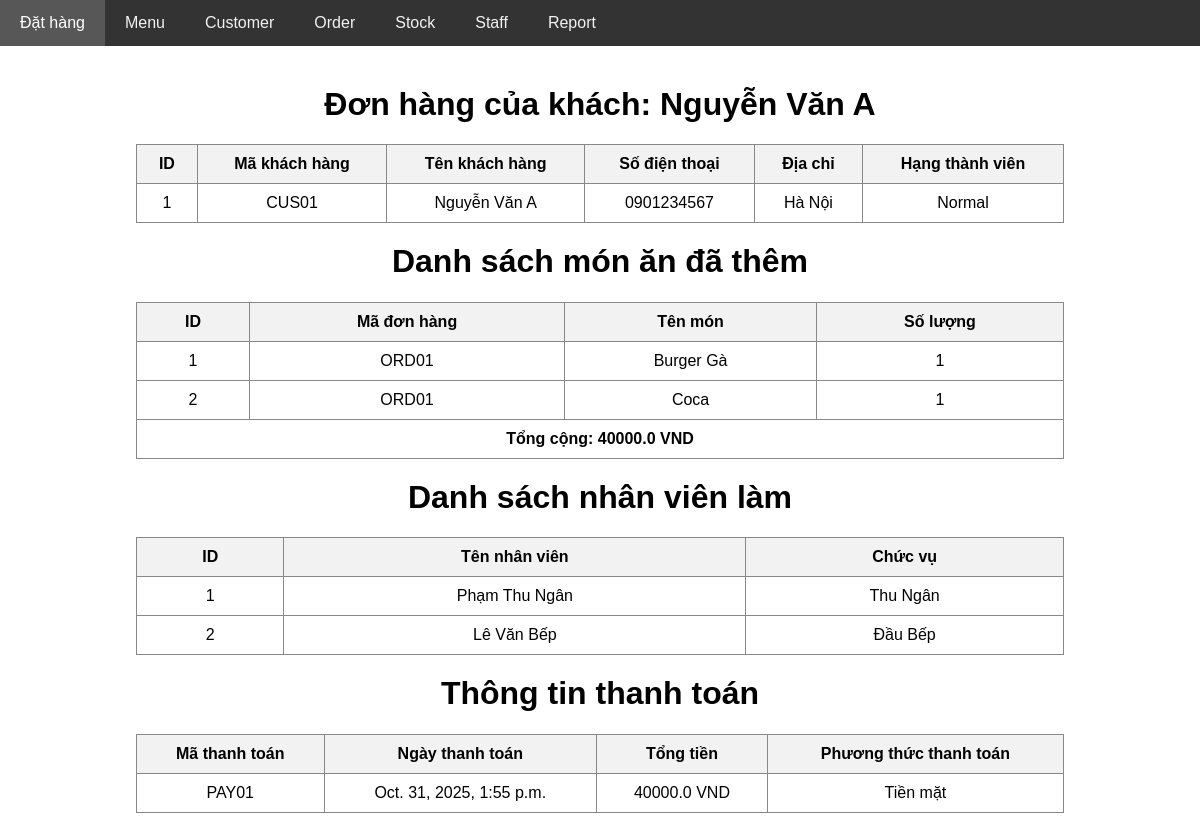
/core/order/1, run on the app's committed database.
### core/models.py (models this page shows, shortened)
class Customer(models.Model):
    class TypeChoices(models.TextChoices):
        NORMAL = 'Normal'
        VIP = 'VIP'
        ONLINE = 'Online'
    ma_khach_hang = models.CharField(max_length=10, unique=True)
    ho_ten = models.CharField(max_length=200)
    so_dien_thoai = models.CharField(max_length=15)
    dia_chi = models.CharField(max_length=200)
    hang_thanh_vien = models.CharField(max_length=20, choices=TypeChoices.choices)

class OrderItem(models.Model):
    order = models.ForeignKey(Order, on_delete=models.CASCADE, related_name='items')
    menu = models.ForeignKey(Menu, on_delete=models.CASCADE, related_name='order_items')
    so_luong = models.PositiveIntegerField()

class Order(models.Model):
    class TypeChoices(models.TextChoices):
        PENDING = 'Đang xử lý'
        COMPLETED = 'Đã hoàn thành'
        CANCELED = 'Đã hủy'
    ma_don_hang = models.CharField(max_length=10, unique=True)
    customer = models.ForeignKey(Customer, on_delete=models.CASCADE, related_name='customer_orders')
    thoi_gian_dat = models.DateTimeField(auto_now_add=True)
    tong_tien = models.FloatField(null=True, blank=True)
    trang_thai = models.CharField(max_length=20, choices=TypeChoices.choices)
    phuong_thuc_thanh_toan = models.CharField(max_length=20, choices=PaymentChoices.choices)

class Menu(models.Model):
    class TypeChoices(models.TextChoices):
        BURGER = 'Burger'
        DRINK = 'Drink'
        COMBO = 'Combo'
        SNACK = 'Snack'
    ma_mon = models.CharField(max_length=10, unique=True)
    ten_mon = models.CharField(max_length=50)
    loai_mon = models.CharField(max_length=20, choices=TypeChoices.choices)
    gia_ban = models.FloatField()
    don_vi_tinh = models.CharField(max_length=10, default='VND')

class StaffAssignment(models.Model):
    staff = models.ForeignKey(Staff, on_delete=models.CASCADE, related_name='assigned_orders')
    order = models.ForeignKey(Order, on_delete=models.CASCADE, related_name='assigned_staffs')
    def __str__(self):
        return f"{self.staff.ho_ten} được phân công cho đơn {self.order.ma_don_hang}"

class Staff(models.Model):
    class JobChoices(models.TextChoices):
        THUNGAN = 'Thu Ngân'
        DAUBEP = 'Đầu Bếp'
        PHUCVU = 'Phục Vụ'
        QUANLY = 'Quản Lý'
    class ShiftChoices(models.TextChoices):
        MORNING = 'Sáng'
        AFTERNOON = 'Chiều'
        NIGHT = 'Tối'
        MIDNIGHT = 'Đêm'
    ma_nhan_vien = models.CharField(max_length=10, unique=True)
    ho_ten = models.CharField(max_length=100)
    chuc_vu = models.CharField(max_length=20, choices=JobChoices.choices)
    so_dien_thoai = models.CharField(max_length=15)
    ca_lam_viec = models.CharField(max_length=20, choices=ShiftChoices.choices)

class Payment(models.Model):
    ma_thanh_toan = models.CharField(max_length=10, unique=True)
    ngay_thanh_toan = models.DateTimeField(auto_now_add=True)
    tong_tien = models.FloatField()
    order = models.OneToOneField(Order, on_delete=models.CASCADE, related_name='order_payment')
    phuong_thuc_thanh_toan = models.CharField(max_length=20, choices=PaymentChoices.choices)

### core/views.py (the view)
# urls.py: path('order/<int:order_id>', views.show_order_detail, name='show_order_detail'),
def show_order_detail(request, order_id):
    order = Order.objects.get(id=order_id)
    menu_items = OrderItem.objects.filter(order_id=order_id)
    staffs_assigned = StaffAssignment.objects.filter(order_id=order_id)
    customer = order.customer
    payment = order.order_payment
    return render(request, 'order/show_order_detail.html', {
        'order': order,
        'menu_items': menu_items,
        'staffs_assigned': staffs_assigned,
        'customer': customer,
        'payment': payment
    })

### core/templates/order/show_order_detail.html (shortened to what this page needs)
{% extends 'layout.html' %}
{% block body %}
<h1> Đơn hàng của khách: {{ customer.ho_ten }}</h1>
<table border="1" style="text-align: center;">
    <tr>
        <th>ID</th>
        <th>Mã khách hàng</th>
        <th>Tên khách hàng</th>
        <th>Số điện thoại</th>
        <th>Địa chỉ</th>
        <th>Hạng thành viên</th>
    </tr>
    <tr>
        <td>{{ customer.id }}</td>
        <td>{{ customer.ma_khach_hang }}</td>
        <td>{{ customer.ho_ten }}</td>
        <td>{{ customer.so_dien_thoai }}</td>
        <td>{{ customer.dia_chi }}</td>
        <td>{{ customer.hang_thanh_vien }}</td>
    </tr>
</table>
<h1> Danh sách món ăn đã thêm</h1>
<table border="1" style="text-align: center;">
    <tr>
        <th>ID</th>
        <th>Mã đơn hàng</th>
        <th>Tên món</th>
        <th>Số lượng</th>
    </tr>
    {% for menu in menu_items %}
        <tr>
            <td>{{ menu.id }}</td>
            <td>{{ menu.order.ma_don_hang }}</td>
            <td>{{ menu.menu.ten_mon }}</td>
            <td>{{ menu.so_luong }}</td>
        </tr>
    {% endfor %}
    <tr>
        <td colspan="4">
            <strong>Tổng cộng: {{ order.tong_tien }} VND</strong>
        </td>
    </tr>
</table>
<h1> Danh sách nhân viên làm</h1>
<table border="1" style="text-align: center;">
    <tr>
        <th>ID</th>
        <th>Tên nhân viên</th>
        <th>Chức vụ</th>
    </tr>
    {% for staff in staffs_assigned %}
        <tr>
            <td>{{ staff.staff.id }}</td>
            <td>{{ staff.staff.ho_ten }}</td>
            <td>{{ staff.staff.chuc_vu }}</td>
        </tr>
    {% endfor %}
</table>
<h1> Thông tin thanh toán</h1>
<table>
    <tr>
        <th>Mã thanh toán</th>
        <th>Ngày thanh toán</th>
        <th>Tổng tiền</th>
        <th>Phương thức thanh toán</th>
    </tr>
    <tr>
        <td>{{ payment.ma_thanh_toan }}</td>
        <td>{{ payment.ngay_thanh_toan }}</td>
        <td>{{ payment.tong_tien }} VND</td>
        <td>{{ payment.phuong_thuc_thanh_toan }}</td>
    </tr>
</table>
{% endblock %}

### core/templates/layout.html (style rules this page uses)
body { margin: 0; font-family: Arial, sans-serif; }

### core/templates/order/show_order_detail.html (style rules this page uses)
h1 { text-align: center; margin-top: 20px; }
table { border-collapse: collapse; width: 80%; margin: 20px auto; text-align: center; font-size: 16px; }
th, td { padding: 10px 15px; border: 1px solid #888; }
th { background-color: #f2f2f2; }

### data on the page
Customer: ho_ten "Nguyễn Văn A", id "1", ma_khach_hang "CUS01", so_dien_thoai "0901234567", dia_chi "Hà Nội", hang_thanh_vien "Normal"
OrderItem: id "1", order.ma_don_hang "ORD01", menu.ten_mon "Burger Gà", so_luong "1"
OrderItem: id "2", order.ma_don_hang "ORD01", menu.ten_mon "Coca", so_luong "1"
Order: tong_tien "40000.0"
StaffAssignment: staff.id "1", staff.ho_ten "Phạm Thu Ngân", staff.chuc_vu "Thu Ngân"
StaffAssignment: staff.id "2", staff.ho_ten "Lê Văn Bếp", staff.chuc_vu "Đầu Bếp"
Payment: ma_thanh_toan "PAY01", ngay_thanh_toan "Oct. 31, 2025, 1:55 p.m.", tong_tien "40000.0", phuong_thuc_thanh_toan "Tiền mặt"
